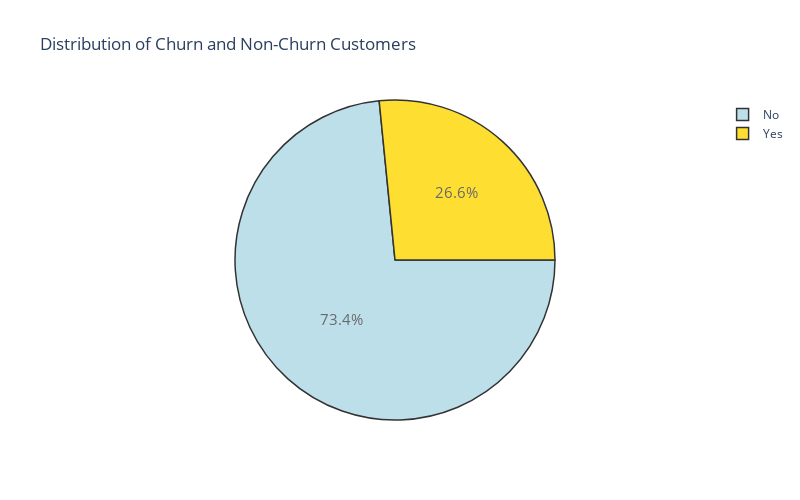

Notebook cell for this chart:
### Markdown cell above
### 3.1 Overall distribution of the Churn Variable

### Code cell
# Visualizing Churn and Non-Churn percentage using plotly library

trace_pie = go.Pie(labels = telco_df['Churn'].value_counts().keys().tolist(),
                  values = telco_df['Churn'].value_counts().values.tolist(),
                  textfont = dict(size = 15), opacity = 0.8,
                  marker = dict(colors=['lightblue','gold'], 
                           line=dict(color='#000000', width=1.5)),
                  rotation = 90,
                  hoverinfo = "label +value")

layout = dict(title =  'Distribution of Churn and Non-Churn Customers',
                        autosize = False,
                        height  = 500,
                        width   = 800)
           
fig = dict(data = [trace_pie], layout=layout)
py.iplot(fig)

### Figure 1 — Plotly figure (JSON) as saved in the notebook; plotly's stock layout.template omitted (floating-point values rounded to 4 significant figures)
{"data": [{"hoverinfo": "label+value", "labels": ["No", "Yes"], "marker": {"colors": ["lightblue", "gold"], "line": {"color": "#000000", "width": 1.5}}, "opacity": 0.8, "rotation": 90, "textfont": {"size": 15}, "type": "pie", "values": [5163, 1869]}], "layout": {"autosize": false, "height": 500, "title": {"text": "Distribution of Churn and Non-Churn Customers"}, "width": 800}}
